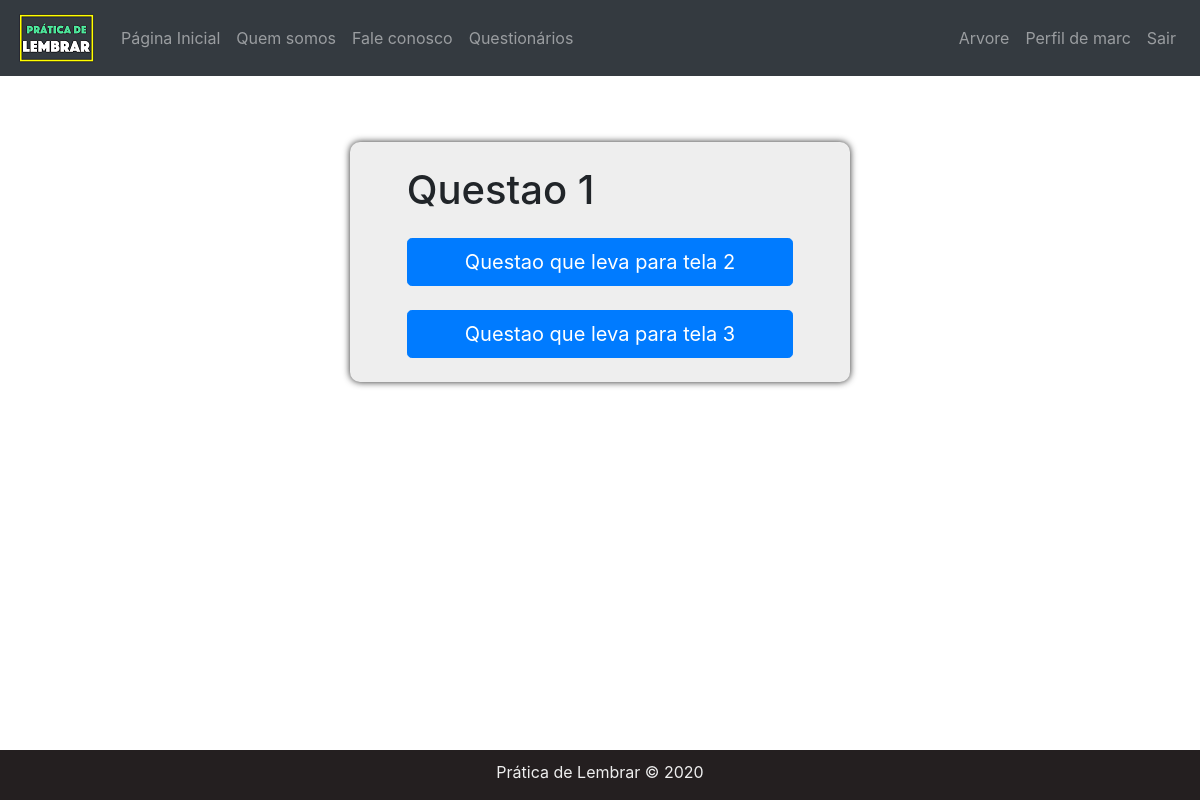
Page /arvore/ (signed in) on the committed database.
### blog/models.py (models this page shows, shortened)
class Tela(models.Model):
    arvore = models.ForeignKey(Arvore,on_delete=models.CASCADE, null = True)
    nome = models.CharField('Nome da Tela', null=True, blank=False, max_length=120)
    ultimo = models.BooleanField('É um teste', default=False, blank=False)
    question = models.OneToOneField('Question', on_delete=models.DO_NOTHING, null=True, blank=True)

class Question(models.Model):
    texto = models.CharField('Texto da Question', max_length=120, blank=False, null=True)
    tela_filha = models.ManyToManyField(Tela, through='Escolha', related_name='tela_filha')

class Escolha(models.Model):
    nome = models.CharField('Nome da Escolha', null=True, blank=False, max_length=120)
    question = models.ForeignKey(Question,on_delete=models.CASCADE, null = True, blank=True)
    tela = models.ForeignKey(Tela ,on_delete=models.CASCADE, null = True, blank=True)

### blog/views.py (the view)
# urls.py: path('arvore/', views.arvore, name='arvore'),
def arvore(request, tela_id=None):
    tela_do_dia = Raiz.objects.all()[0].tela.arvore
    if tela_do_dia in request.user.usuario.arvores.all():
        return render(request, 'blog/arvoreConcluida.html',{})
    if tela_id:
        tela_atual = Tela.objects.get(pk=tela_id)
    else:
        tela_atual = Raiz.objects.all()[0].tela
    escolhas = tela_atual.question.escolha_set.all()
    context= {
        'tela':tela_atual,
        'escolhas': escolhas
    }
    return render(request, 'blog/tela.html', context)

### templates/blog/tela.html
{% extends 'base.html' %}
{% block formulario %}
{% if tela.ultimo %}
    <h1 class="text=-center mb-3 mt-4">{{ tela.question.texto }}</h1>
        {% for escolha in escolhas %}
            <a href="{% url 'blog:arvoreConcluida' tela.arvore.id  %}" class="btn btn-primary btn-lg btn-block mt-4 mb-4">{{escolha.nome}}</a>
        {% endfor %}
{% else %}
    <h1 class="text=-center mb-3 mt-4">{{ tela.question.texto }}</h1>
        {% for escolha in escolhas %}
            <a href="{% url 'blog:arvore' escolha.tela.id %}" class="btn btn-primary btn-lg btn-block mt-4 mb-4">{{escolha.nome}}</a>
        {% endfor %}
{% endif %}
{% endblock %}

### templates/navbar.html (shortened to what this page needs)
{% load static %}
<div style="background-color: #343a40;">
<div style="max-width: 1200px;margin:auto; background-color: #343a40;">
<nav class="navbar navbar-expand-lg navbar-dark bg-dark" >
    <a class="navbar-brand" href="/" >
        <img src= "{% static 'media/pratica_de_lembrar_mod.png' %}" width="81" height="50" alt="Prática de Lembrar">
    </a>
    <div class="collapse navbar-collapse" id="navbarNav">
        <div class="navbar-nav mr-auto">
            <a class="nav-item nav-link" href="{% url 'blog:home' %}">Página Inicial</a>
            <a class="nav-item nav-link" href="{% url 'blog:about' %}">Quem somos</a>
            <a class="nav-item nav-link" href="{% url 'blog:contact' %}">Fale conosco</a>
            {% if user.is_authenticated %}
                <a class="nav-item nav-link" href="{% url 'blog:forms' %}">Questionários</a>
            {% endif %}
        </div>
        <div class="navbar-nav">
        {% if not user.is_authenticated %}
        <a class="nav-item nav-link" href="{% url 'account:register' %}">Registrar</a>
          <a class="nav-item nav-link" href="{% url 'account:login' %}">Entrar</a>
        {% else %}
        <a class="nav-item nav-link" href="{% url 'blog:arvore'%}">Arvore</a>
          <a class="nav-item nav-link" href="{% url 'account:perfilVisualizar' %}">Perfil de {{user.username}}</a>
          <a class="nav-item nav-link" href="{% url 'account:logout' %}">Sair</a>
        </div>
        {% endif %}
    </div>
  </nav>
</div>
</div>

### assets/css/style.css (style rules this page uses)
html { scroll-behavior: smooth; height: 100%; box-sizing: border-box; }
body { margin: 0; padding: 0; background-color: #eee; color: #241f20; font-family: sans-serif, helvetica; position:relative; min-height: 100vh; }
a { text-decoration: none; }

### rows in the picture
Tela: question.texto "Questao 1"
Escolha: nome "Questao que leva para tela 2"
Escolha: nome "Questao que leva para tela 3"

### other values in the picture
{{ user.username }} "marc"
